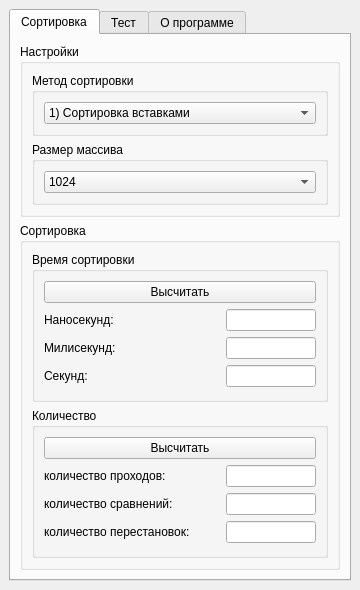
<?xml version="1.0" encoding="UTF-8"?>
<ui version="4.0">
 <class>SortingProgram</class>
 <widget class="QMainWindow" name="SortingProgram">
  <property name="geometry">
   <rect>
    <x>0</x>
    <y>0</y>
    <width>360</width>
    <height>590</height>
   </rect>
  </property>
  <property name="sizePolicy">
   <sizepolicy hsizetype="Fixed" vsizetype="Fixed">
    <horstretch>0</horstretch>
    <verstretch>0</verstretch>
   </sizepolicy>
  </property>
  <property name="minimumSize">
   <size>
    <width>360</width>
    <height>590</height>
   </size>
  </property>
  <property name="maximumSize">
   <size>
    <width>360</width>
    <height>590</height>
   </size>
  </property>
  <property name="windowTitle">
   <string>SortingProgram</string>
  </property>
  <widget class="QWidget" name="centralwidget">
   <layout class="QVBoxLayout" name="verticalLayout_16">
    <item>
     <widget class="QTabWidget" name="tabWidget">
      <property name="currentIndex">
       <number>0</number>
      </property>
      <widget class="QWidget" name="sort_tab">
       <attribute name="title">
        <string>Сортировка</string>
       </attribute>
       <layout class="QVBoxLayout" name="verticalLayout_5">
        <item>
         <widget class="QGroupBox" name="settings_box">
          <property name="title">
           <string>Настройки</string>
          </property>
          <layout class="QVBoxLayout" name="verticalLayout_4">
           <item>
            <widget class="QGroupBox" name="method_box">
             <property name="title">
              <string>Метод сортировки</string>
             </property>
             <layout class="QVBoxLayout" name="verticalLayout_3">
              <item>
               <widget class="QComboBox" name="sortingMethod_box">
                <property name="currentIndex">
                 <number>0</number>
                </property>
                <item>
                 <property name="text">
                  <string>1) Сортировка вставками</string>
                 </property>
                </item>
                <item>
                 <property name="text">
                  <string>2) Пузырьковая сортировка</string>
                 </property>
                </item>
                <item>
                 <property name="text">
                  <string>3) Сортировка Шейкером</string>
                 </property>
                </item>
                <item>
                 <property name="text">
                  <string>4) Сортировка слиянием</string>
                 </property>
                </item>
                <item>
                 <property name="text">
                  <string>5) Сортировка Пирамидой (двоичной кучей)</string>
                 </property>
                </item>
                <item>
                 <property name="text">
                  <string>6) Быстрая сортировка</string>
                 </property>
                </item>
                <item>
                 <property name="text">
                  <string>7) Сортировка подсчётом</string>
                 </property>
                </item>
                <item>
                 <property name="text">
                  <string>8) Поразрядная сортировка</string>
                 </property>
                </item>
               </widget>
              </item>
             </layout>
            </widget>
           </item>
           <item>
            <widget class="QGroupBox" name="size_box">
             <property name="title">
              <string>Размер массива</string>
             </property>
             <layout class="QVBoxLayout" name="verticalLayout_2">
              <item>
               <widget class="QComboBox" name="arraySize_box">
                <property name="minimumSize">
                 <size>
                  <width>100</width>
                  <height>0</height>
                 </size>
                </property>
                <property name="currentIndex">
                 <number>9</number>
                </property>
                <property name="maxVisibleItems">
                 <number>20</number>
                </property>
                <item>
                 <property name="text">
                  <string>2</string>
                 </property>
                </item>
                <item>
                 <property name="text">
                  <string>4</string>
                 </property>
                </item>
                <item>
                 <property name="text">
                  <string>8</string>
                 </property>
                </item>
                <item>
                 <property name="text">
                  <string>16</string>
                 </property>
                </item>
                <item>
                 <property name="text">
                  <string>32</string>
                 </property>
                </item>
                <item>
                 <property name="text">
                  <string>64</string>
                 </property>
                </item>
                <item>
                 <property name="text">
                  <string>128</string>
                 </property>
                </item>
                <item>
                 <property name="text">
                  <string>256</string>
                 </property>
                </item>
                <item>
                 <property name="text">
                  <string>512</string>
                 </property>
                </item>
                <item>
                 <property name="text">
                  <string>1024</string>
                 </property>
                </item>
                <item>
                 <property name="text">
                  <string>2048</string>
                 </property>
                </item>
                <item>
                 <property name="text">
                  <string>4096</string>
                 </property>
                </item>
                <item>
                 <property name="text">
                  <string>8192</string>
                 </property>
                </item>
                <item>
                 <property name="text">
                  <string>16384</string>
                 </property>
                </item>
                <item>
                 <property name="text">
                  <string>32768</string>
                 </property>
                </item>
                <item>
                 <property name="text">
                  <string>65536</string>
                 </property>
                </item>
                <item>
                 <property name="text">
                  <string>131072</string>
                 </property>
                </item>
                <item>
                 <property name="text">
                  <string>262144</string>
                 </property>
                </item>
                <item>
                 <property name="text">
                  <string>524288</string>
                 </property>
                </item>
                <item>
                 <property name="text">
                  <string>1048576</string>
                 </property>
                </item>
               </widget>
              </item>
             </layout>
            </widget>
           </item>
          </layout>
         </widget>
        </item>
        <item>
         <widget class="QGroupBox" name="sorting_box">
          <property name="sizePolicy">
           <sizepolicy hsizetype="Expanding" vsizetype="Expanding">
            <horstretch>0</horstretch>
            <verstretch>0</verstretch>
           </sizepolicy>
          </property>
          <property name="title">
           <string>Сортировка</string>
          </property>
          <layout class="QVBoxLayout" name="verticalLayout">
           <item>
            <widget class="QGroupBox" name="time_box">
             <property name="title">
              <string>Время сортировки</string>
             </property>
             <layout class="QVBoxLayout" name="verticalLayout_11">
              <item>
               <widget class="QPushButton" name="buttOntimeSort">
                <property name="text">
                 <string>Высчитать</string>
                </property>
               </widget>
              </item>
              <item>
               <layout class="QHBoxLayout" name="horizontalLayout1">
                <item>
                 <widget class="QLabel" name="label_nanotime">
                  <property name="text">
                   <string>Наносекунд:</string>
                  </property>
                 </widget>
                </item>
                <item>
                 <widget class="QLineEdit" name="line_nanotime">
                  <property name="sizePolicy">
                   <sizepolicy hsizetype="Fixed" vsizetype="Fixed">
                    <horstretch>0</horstretch>
                    <verstretch>0</verstretch>
                   </sizepolicy>
                  </property>
                  <property name="minimumSize">
                   <size>
                    <width>90</width>
                    <height>0</height>
                   </size>
                  </property>
                  <property name="maximumSize">
                   <size>
                    <width>90</width>
                    <height>16777215</height>
                   </size>
                  </property>
                  <property name="readOnly">
                   <bool>true</bool>
                  </property>
                 </widget>
                </item>
               </layout>
              </item>
              <item>
               <layout class="QHBoxLayout" name="horizontalLayout2">
                <item>
                 <widget class="QLabel" name="label_militime">
                  <property name="text">
                   <string>Милисекунд:</string>
                  </property>
                 </widget>
                </item>
                <item>
                 <widget class="QLineEdit" name="line_militime">
                  <property name="sizePolicy">
                   <sizepolicy hsizetype="Fixed" vsizetype="Fixed">
                    <horstretch>0</horstretch>
                    <verstretch>0</verstretch>
                   </sizepolicy>
                  </property>
                  <property name="minimumSize">
                   <size>
                    <width>90</width>
                    <height>0</height>
                   </size>
                  </property>
                  <property name="maximumSize">
                   <size>
                    <width>90</width>
                    <height>16777215</height>
                   </size>
                  </property>
                  <property name="readOnly">
                   <bool>true</bool>
                  </property>
                 </widget>
                </item>
               </layout>
              </item>
              <item>
               <layout class="QHBoxLayout" name="horizontalLayout3">
                <item>
                 <widget class="QLabel" name="label_time">
                  <property name="text">
                   <string>Секунд:</string>
                  </property>
                 </widget>
                </item>
                <item>
                 <widget class="QLineEdit" name="line_time">
                  <property name="sizePolicy">
                   <sizepolicy hsizetype="Fixed" vsizetype="Fixed">
                    <horstretch>0</horstretch>
                    <verstretch>0</verstretch>
                   </sizepolicy>
                  </property>
                  <property name="minimumSize">
                   <size>
                    <width>90</width>
                    <height>0</height>
                   </size>
                  </property>
                  <property name="maximumSize">
                   <size>
                    <width>90</width>
                    <height>16777215</height>
                   </size>
                  </property>
                  <property name="readOnly">
                   <bool>true</bool>
                  </property>
                 </widget>
                </item>
               </layout>
              </item>
             </layout>
            </widget>
           </item>
           <item>
            <widget class="QGroupBox" name="count_box">
             <property name="title">
              <string>Количество</string>
             </property>
             <layout class="QVBoxLayout" name="verticalLayout_12">
              <item>
               <widget class="QPushButton" name="buttOncountSort">
                <property name="text">
                 <string>Высчитать</string>
                </property>
               </widget>
              </item>
              <item>
               <layout class="QHBoxLayout" name="horizontalLayout4">
                <item>
                 <widget class="QLabel" name="label_passes">
                  <property name="text">
                   <string>количество проходов:</string>
                  </property>
                 </widget>
                </item>
                <item>
                 <widget class="QLineEdit" name="line_passes">
                  <property name="sizePolicy">
                   <sizepolicy hsizetype="Fixed" vsizetype="Fixed">
                    <horstretch>0</horstretch>
                    <verstretch>0</verstretch>
                   </sizepolicy>
                  </property>
                  <property name="minimumSize">
                   <size>
                    <width>90</width>
                    <height>0</height>
                   </size>
                  </property>
                  <property name="maximumSize">
                   <size>
                    <width>90</width>
                    <height>16777215</height>
                   </size>
                  </property>
                  <property name="readOnly">
                   <bool>true</bool>
                  </property>
                 </widget>
                </item>
               </layout>
              </item>
              <item>
               <layout class="QHBoxLayout" name="horizontalLayout5">
                <item>
                 <widget class="QLabel" name="label_comparisons">
                  <property name="text">
                   <string>количество сравнений:</string>
                  </property>
                 </widget>
                </item>
                <item>
                 <widget class="QLineEdit" name="line_comparisons">
                  <property name="sizePolicy">
                   <sizepolicy hsizetype="Fixed" vsizetype="Fixed">
                    <horstretch>0</horstretch>
                    <verstretch>0</verstretch>
                   </sizepolicy>
                  </property>
                  <property name="minimumSize">
                   <size>
                    <width>90</width>
                    <height>0</height>
                   </size>
                  </property>
                  <property name="maximumSize">
                   <size>
                    <width>90</width>
                    <height>16777215</height>
                   </size>
                  </property>
                  <property name="readOnly">
                   <bool>true</bool>
                  </property>
                 </widget>
                </item>
               </layout>
              </item>
              <item>
               <layout class="QHBoxLayout" name="horizontalLayout6">
                <item>
                 <widget class="QLabel" name="label_permutations">
                  <property name="text">
                   <string>количество перестановок:</string>
                  </property>
                 </widget>
                </item>
                <item>
                 <widget class="QLineEdit" name="line_permutations">
                  <property name="sizePolicy">
                   <sizepolicy hsizetype="Fixed" vsizetype="Fixed">
                    <horstretch>0</horstretch>
                    <verstretch>0</verstretch>
                   </sizepolicy>
                  </property>
                  <property name="minimumSize">
                   <size>
                    <width>90</width>
                    <height>0</height>
                   </size>
                  </property>
                  <property name="maximumSize">
                   <size>
                    <width>90</width>
                    <height>16777215</height>
                   </size>
                  </property>
                  <property name="readOnly">
                   <bool>true</bool>
                  </property>
                 </widget>
                </item>
               </layout>
              </item>
             </layout>
            </widget>
           </item>
          </layout>
         </widget>
        </item>
       </layout>
      </widget>
      <widget class="QWidget" name="test_tab">
       <attribute name="title">
        <string>Тест</string>
       </attribute>
       <layout class="QVBoxLayout" name="verticalLayout_6">
        <item>
         <widget class="QGroupBox" name="test_settings_box">
          <property name="title">
           <string>Настройки</string>
          </property>
          <layout class="QVBoxLayout" name="verticalLayout_7">
           <item>
            <widget class="QGroupBox" name="test_method_box">
             <property name="title">
              <string>Метод сортировки</string>
             </property>
             <layout class="QVBoxLayout" name="verticalLayout_15">
              <item>
               <widget class="QComboBox" name="test_sortingMethod_box">
                <property name="currentIndex">
                 <number>0</number>
                </property>
                <item>
                 <property name="text">
                  <string>1) Сортировка вставками</string>
                 </property>
                </item>
                <item>
                 <property name="text">
                  <string>2) Пузырьковая сортировка</string>
                 </property>
                </item>
                <item>
                 <property name="text">
                  <string>3) Сортировка Шейкером</string>
                 </property>
                </item>
                <item>
                 <property name="text">
                  <string>4) Сортировка слиянием</string>
                 </property>
                </item>
                <item>
                 <property name="text">
                  <string>5) Сортировка Пирамидой (двоичной кучей)</string>
                 </property>
                </item>
                <item>
                 <property name="text">
                  <string>6) Быстрая сортировка</string>
                 </property>
                </item>
                <item>
                 <property name="text">
                  <string>7) Сортировка подсчётом</string>
                 </property>
                </item>
                <item>
                 <property name="text">
                  <string>8) Поразрядная сортировка</string>
                 </property>
                </item>
               </widget>
              </item>
             </layout>
            </widget>
           </item>
           <item>
            <widget class="QGroupBox" name="test_size_box">
             <property name="title">
              <string>Размер массива</string>
             </property>
             <layout class="QVBoxLayout" name="verticalLayout_9">
              <item>
               <widget class="QComboBox" name="test_arraySize_box">
                <property name="minimumSize">
                 <size>
                  <width>100</width>
                  <height>0</height>
                 </size>
                </property>
                <property name="currentIndex">
                 <number>4</number>
                </property>
                <property name="maxVisibleItems">
                 <number>6</number>
                </property>
                <item>
                 <property name="text">
                  <string>2</string>
                 </property>
                </item>
                <item>
                 <property name="text">
                  <string>4</string>
                 </property>
                </item>
                <item>
                 <property name="text">
                  <string>8</string>
                 </property>
                </item>
                <item>
                 <property name="text">
                  <string>16</string>
                 </property>
                </item>
                <item>
                 <property name="text">
                  <string>32</string>
                 </property>
                </item>
                <item>
                 <property name="text">
                  <string>64</string>
                 </property>
                </item>
               </widget>
              </item>
             </layout>
            </widget>
           </item>
          </layout>
         </widget>
        </item>
        <item>
         <widget class="QGroupBox" name="test_sorting_box">
          <property name="sizePolicy">
           <sizepolicy hsizetype="Expanding" vsizetype="Expanding">
            <horstretch>0</horstretch>
            <verstretch>0</verstretch>
           </sizepolicy>
          </property>
          <property name="title">
           <string>Сортировка</string>
          </property>
          <layout class="QVBoxLayout" name="verticalLayout_10">
           <item>
            <widget class="QPushButton" name="buttTestingSort">
             <property name="text">
              <string>Протестировать программу</string>
             </property>
            </widget>
           </item>
           <item>
            <widget class="QGroupBox" name="generation_testing_box">
             <property name="title">
              <string>Генерация</string>
             </property>
             <layout class="QVBoxLayout" name="verticalLayout_13">
              <item>
               <widget class="QTextEdit" name="generation_field">
                <property name="readOnly">
                 <bool>true</bool>
                </property>
               </widget>
              </item>
             </layout>
            </widget>
           </item>
           <item>
            <widget class="QGroupBox" name="sorting_testing_box">
             <property name="title">
              <string>Сортировка</string>
             </property>
             <layout class="QVBoxLayout" name="verticalLayout_14">
              <item>
               <widget class="QTextEdit" name="sorting_field">
                <property name="readOnly">
                 <bool>true</bool>
                </property>
               </widget>
              </item>
             </layout>
            </widget>
           </item>
          </layout>
         </widget>
        </item>
       </layout>
      </widget>
      <widget class="QWidget" name="aboutprog_tab">
       <attribute name="title">
        <string>О программе</string>
       </attribute>
       <layout class="QVBoxLayout" name="verticalLayout_8">
        <item>
         <widget class="QLabel" name="label">
          <property name="text">
           <string>&lt;html&gt;&lt;head/&gt;&lt;body&gt;&lt;p align=&quot;justify&quot;&gt;&lt;span style=&quot; font-size:14pt;&quot;&gt;Эта программа предназначена для&lt;br&gt;определения эффективности&lt;br&gt;сортировочных алгоритмов.&lt;br&gt;Программа рандомно генерирует&lt;br&gt;массив и сортирует их разными&lt;br&gt;методами.&lt;/span&gt;&lt;/p&gt;&lt;/body&gt;&lt;/html&gt;</string>
          </property>
         </widget>
        </item>
       </layout>
      </widget>
     </widget>
    </item>
   </layout>
  </widget>
 </widget>
 <resources/>
 <connections/>
</ui>
